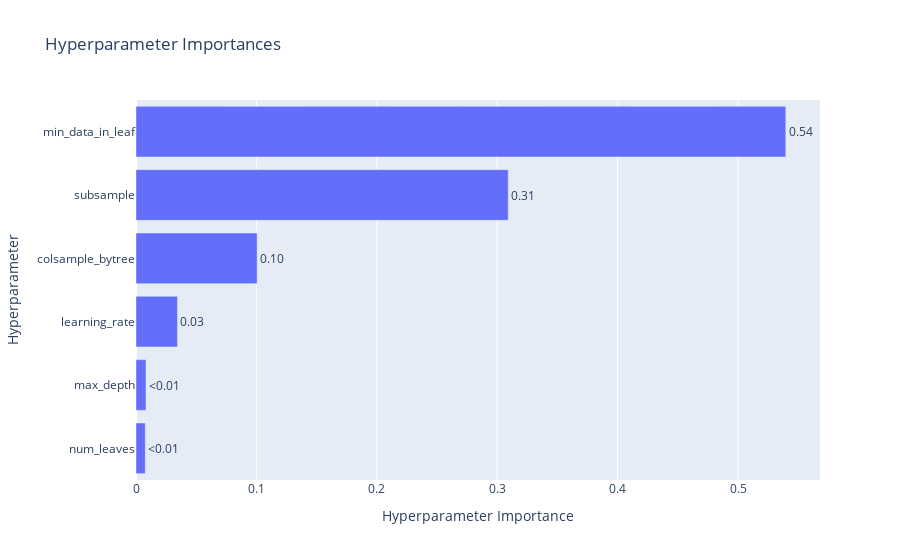

Notebook code for this chart:
### Code cell
optuna.visualization.plot_param_importances(study)

### Figure 1 — Plotly figure (JSON) as saved in the notebook; plotly's stock layout.template omitted (floating-point values rounded to 4 significant figures)
{"data": [{"cliponaxis": false, "hovertemplate": ["num_leaves (IntDistribution): 0.007742691885900298<extra></extra>", "max_depth (IntDistribution): 0.008333874253641963<extra></extra>", "learning_rate (FloatDistribution): 0.034445372745605045<extra></extra>", "colsample_bytree (FloatDistribution): 0.10061717375211926<extra></extra>", "subsample (FloatDistribution): 0.30916235183273766<extra></extra>", "min_data_in_leaf (IntDistribution): 0.5396985355299958<extra></extra>"], "name": "Objective Value", "orientation": "h", "text": ["<0.01", "<0.01", "0.03", "0.10", "0.31", "0.54"], "textposition": "outside", "type": "bar", "x": [0.007743, 0.008334, 0.03445, 0.1006, 0.3092, 0.5397], "y": ["num_leaves", "max_depth", "learning_rate", "colsample_bytree", "subsample", "min_data_in_leaf"]}], "layout": {"title": {"text": "Hyperparameter Importances"}, "xaxis": {"title": {"text": "Hyperparameter Importance"}}, "yaxis": {"title": {"text": "Hyperparameter"}}}}
